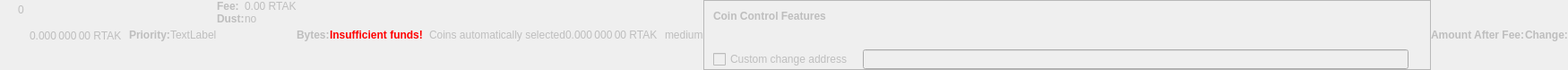
    <widget class="QWidget" name="dummyHideWidget" native="true">
     <property name="enabled">
      <bool>false</bool>
     </property>
     <property name="maximumSize">
      <size>
       <width>100</width>
       <height>22</height>
      </size>
     </property>
     <layout class="QHBoxLayout" name="dummyHideLayout">
      <property name="spacing">
       <number>0</number>
      </property>
      <property name="leftMargin">
       <number>0</number>
      </property>
      <property name="topMargin">
       <number>0</number>
      </property>
      <property name="rightMargin">
       <number>0</number>
      </property>
      <property name="bottomMargin">
       <number>0</number>
      </property>
      <item>
       <layout class="QFormLayout" name="formLayoutCoinControl1">
        <property name="horizontalSpacing">
         <number>10</number>
        </property>
        <property name="verticalSpacing">
         <number>14</number>
        </property>
        <property name="leftMargin">
         <number>10</number>
        </property>
        <property name="topMargin">
         <number>4</number>
        </property>
        <property name="rightMargin">
         <number>6</number>
        </property>
        <item row="0" column="1">
         <widget class="QLabel" name="labelCoinControlBytes">
          <property name="cursor">
           <cursorShape>IBeamCursor</cursorShape>
          </property>
          <property name="contextMenuPolicy">
           <enum>Qt::ActionsContextMenu</enum>
          </property>
          <property name="text">
           <string notr="true">0</string>
          </property>
          <property name="textInteractionFlags">
           <set>Qt::LinksAccessibleByMouse|Qt::TextSelectableByKeyboard|Qt::TextSelectableByMouse</set>
          </property>
         </widget>
        </item>
       </layout>
      </item>
      <item>
       <widget class="QLabel" name="labelCoinControlAfterFee">
        <property name="enabled">
         <bool>false</bool>
        </property>
        <property name="sizePolicy">
         <sizepolicy hsizetype="Fixed" vsizetype="Fixed">
          <horstretch>0</horstretch>
          <verstretch>0</verstretch>
         </sizepolicy>
        </property>
        <property name="minimumSize">
         <size>
          <width>111</width>
          <height>12</height>
         </size>
        </property>
        <property name="maximumSize">
         <size>
          <width>111</width>
          <height>12</height>
         </size>
        </property>
        <property name="cursor">
         <cursorShape>IBeamCursor</cursorShape>
        </property>
        <property name="contextMenuPolicy">
         <enum>Qt::ActionsContextMenu</enum>
        </property>
        <property name="text">
         <string notr="true">0.000 000 00 RTAK</string>
        </property>
        <property name="textInteractionFlags">
         <set>Qt::LinksAccessibleByMouse|Qt::TextSelectableByKeyboard|Qt::TextSelectableByMouse</set>
        </property>
       </widget>
      </item>
      <item>
       <widget class="QLabel" name="labelCoinControlPriorityText">
        <property name="enabled">
         <bool>false</bool>
        </property>
        <property name="font">
         <font>
          <weight>75</weight>
          <bold>true</bold>
         </font>
        </property>
        <property name="text">
         <string>Priority:</string>
        </property>
       </widget>
      </item>
      <item>
       <layout class="QHBoxLayout" name="horizontalLayout">
        <item>
         <widget class="QLabel" name="WarningLabel">
          <property name="text">
           <string>TextLabel</string>
          </property>
         </widget>
        </item>
       </layout>
      </item>
      <item>
       <layout class="QFormLayout" name="formLayoutCoinControl3">
        <property name="horizontalSpacing">
         <number>0</number>
        </property>
        <property name="verticalSpacing">
         <number>0</number>
        </property>
        <property name="leftMargin">
         <number>0</number>
        </property>
        <property name="topMargin">
         <number>0</number>
        </property>
        <property name="rightMargin">
         <number>0</number>
        </property>
        <item row="0" column="0">
         <widget class="QLabel" name="labelCoinControlFeeText">
          <property name="enabled">
           <bool>false</bool>
          </property>
          <property name="font">
           <font>
            <weight>75</weight>
            <bold>true</bold>
           </font>
          </property>
          <property name="text">
           <string>Fee:</string>
          </property>
          <property name="margin">
           <number>0</number>
          </property>
         </widget>
        </item>
        <item row="0" column="1">
         <widget class="QLabel" name="labelCoinControlFee">
          <property name="enabled">
           <bool>false</bool>
          </property>
          <property name="cursor">
           <cursorShape>IBeamCursor</cursorShape>
          </property>
          <property name="contextMenuPolicy">
           <enum>Qt::ActionsContextMenu</enum>
          </property>
          <property name="text">
           <string notr="true">0.00 RTAK</string>
          </property>
          <property name="textInteractionFlags">
           <set>Qt::LinksAccessibleByMouse|Qt::TextSelectableByKeyboard|Qt::TextSelectableByMouse</set>
          </property>
         </widget>
        </item>
        <item row="1" column="0">
         <widget class="QLabel" name="labelCoinControlLowOutputText">
          <property name="enabled">
           <bool>false</bool>
          </property>
          <property name="font">
           <font>
            <weight>75</weight>
            <bold>true</bold>
           </font>
          </property>
          <property name="text">
           <string>Dust:</string>
          </property>
         </widget>
        </item>
        <item row="1" column="1">
         <widget class="QLabel" name="labelCoinControlLowOutput">
          <property name="enabled">
           <bool>false</bool>
          </property>
          <property name="cursor">
           <cursorShape>IBeamCursor</cursorShape>
          </property>
          <property name="contextMenuPolicy">
           <enum>Qt::ActionsContextMenu</enum>
          </property>
          <property name="text">
           <string>no</string>
          </property>
          <property name="textInteractionFlags">
           <set>Qt::LinksAccessibleByMouse|Qt::TextSelectableByKeyboard|Qt::TextSelectableByMouse</set>
          </property>
         </widget>
        </item>
       </layout>
      </item>
      <item>
       <widget class="QLabel" name="labelCoinControlBytesText">
        <property name="enabled">
         <bool>false</bool>
        </property>
        <property name="font">
         <font>
          <weight>75</weight>
          <bold>true</bold>
         </font>
        </property>
        <property name="text">
         <string>Bytes:</string>
        </property>
       </widget>
      </item>
      <item>
       <layout class="QFormLayout" name="formLayoutCoinControl2">
        <property name="horizontalSpacing">
         <number>0</number>
        </property>
        <property name="verticalSpacing">
         <number>0</number>
        </property>
        <property name="leftMargin">
         <number>0</number>
        </property>
        <property name="topMargin">
         <number>0</number>
        </property>
        <property name="rightMargin">
         <number>0</number>
        </property>
       </layout>
      </item>
      <item>
       <layout class="QHBoxLayout" name="horizontalLayoutCoinControl2">
        <property name="spacing">
         <number>0</number>
        </property>
        <property name="bottomMargin">
         <number>0</number>
        </property>
       </layout>
      </item>
      <item>
       <widget class="QLabel" name="labelCoinControlInsuffFunds">
        <property name="enabled">
         <bool>false</bool>
        </property>
        <property name="minimumSize">
         <size>
          <width>0</width>
          <height>0</height>
         </size>
        </property>
        <property name="font">
         <font>
          <weight>75</weight>
          <bold>true</bold>
         </font>
        </property>
        <property name="styleSheet">
         <string notr="true">color:red;font-weight:bold;</string>
        </property>
        <property name="text">
         <string>Insufficient funds!</string>
        </property>
        <property name="margin">
         <number>5</number>
        </property>
       </widget>
      </item>
      <item>
       <layout class="QFormLayout" name="formLayoutCoinControl4">
        <property name="horizontalSpacing">
         <number>0</number>
        </property>
        <property name="verticalSpacing">
         <number>0</number>
        </property>
        <property name="leftMargin">
         <number>0</number>
        </property>
        <property name="topMargin">
         <number>0</number>
        </property>
        <property name="rightMargin">
         <number>0</number>
        </property>
       </layout>
      </item>
      <item>
       <widget class="QLabel" name="labelCoinControlChangeLabel">
        <property name="enabled">
         <bool>false</bool>
        </property>
        <property name="sizePolicy">
         <sizepolicy hsizetype="Preferred" vsizetype="Expanding">
          <horstretch>0</horstretch>
          <verstretch>0</verstretch>
         </sizepolicy>
        </property>
        <property name="minimumSize">
         <size>
          <width>0</width>
          <height>0</height>
         </size>
        </property>
        <property name="text">
         <string/>
        </property>
        <property name="margin">
         <number>3</number>
        </property>
       </widget>
      </item>
      <item>
       <widget class="QLabel" name="labelCoinControlAutomaticallySelected">
        <property name="enabled">
         <bool>false</bool>
        </property>
        <property name="sizePolicy">
         <sizepolicy hsizetype="Fixed" vsizetype="Fixed">
          <horstretch>0</horstretch>
          <verstretch>0</verstretch>
         </sizepolicy>
        </property>
        <property name="minimumSize">
         <size>
          <width>0</width>
          <height>0</height>
         </size>
        </property>
        <property name="maximumSize">
         <size>
          <width>240</width>
          <height>16777215</height>
         </size>
        </property>
        <property name="text">
         <string>Coins automatically selected</string>
        </property>
        <property name="margin">
         <number>5</number>
        </property>
       </widget>
      </item>
      <item>
       <widget class="QLabel" name="labelCoinControlChange">
        <property name="enabled">
         <bool>false</bool>
        </property>
        <property name="sizePolicy">
         <sizepolicy hsizetype="Fixed" vsizetype="Fixed">
          <horstretch>0</horstretch>
          <verstretch>0</verstretch>
         </sizepolicy>
        </property>
        <property name="minimumSize">
         <size>
          <width>111</width>
          <height>0</height>
         </size>
        </property>
        <property name="maximumSize">
         <size>
          <width>111</width>
          <height>16777215</height>
         </size>
        </property>
        <property name="cursor">
         <cursorShape>IBeamCursor</cursorShape>
        </property>
        <property name="contextMenuPolicy">
         <enum>Qt::ActionsContextMenu</enum>
        </property>
        <property name="text">
         <string notr="true">0.000 000 00 RTAK</string>
        </property>
        <property name="textInteractionFlags">
         <set>Qt::LinksAccessibleByMouse|Qt::TextSelectableByKeyboard|Qt::TextSelectableByMouse</set>
        </property>
       </widget>
      </item>
      <item>
       <widget class="QLabel" name="labelCoinControlPriority">
        <property name="enabled">
         <bool>false</bool>
        </property>
        <property name="cursor">
         <cursorShape>IBeamCursor</cursorShape>
        </property>
        <property name="contextMenuPolicy">
         <enum>Qt::ActionsContextMenu</enum>
        </property>
        <property name="text">
         <string>medium</string>
        </property>
        <property name="textInteractionFlags">
         <set>Qt::LinksAccessibleByMouse|Qt::TextSelectableByKeyboard|Qt::TextSelectableByMouse</set>
        </property>
       </widget>
      </item>
      <item>
       <widget class="QFrame" name="frameCoinControl">
        <property name="sizePolicy">
         <sizepolicy hsizetype="Expanding" vsizetype="Expanding">
          <horstretch>0</horstretch>
          <verstretch>0</verstretch>
         </sizepolicy>
        </property>
        <property name="maximumSize">
         <size>
          <width>16777215</width>
          <height>16777215</height>
         </size>
        </property>
        <property name="frameShape">
         <enum>QFrame::StyledPanel</enum>
        </property>
        <property name="frameShadow">
         <enum>QFrame::Sunken</enum>
        </property>
        <layout class="QVBoxLayout" name="verticalLayoutCoinControl2_2">
         <property name="spacing">
          <number>0</number>
         </property>
         <property name="leftMargin">
          <number>0</number>
         </property>
         <property name="topMargin">
          <number>0</number>
         </property>
         <property name="rightMargin">
          <number>0</number>
         </property>
         <property name="bottomMargin">
          <number>0</number>
         </property>
         <item>
          <layout class="QVBoxLayout" name="verticalLayoutCoinControl" stretch="0,0,0,1">
           <property name="spacing">
            <number>0</number>
           </property>
           <property name="leftMargin">
            <number>10</number>
           </property>
           <property name="topMargin">
            <number>10</number>
           </property>
           <item>
            <layout class="QHBoxLayout" name="horizontalLayoutCoinControl1">
             <property name="bottomMargin">
              <number>15</number>
             </property>
             <item>
              <widget class="QLabel" name="labelCoinControlFeatures">
               <property name="enabled">
                <bool>false</bool>
               </property>
               <property name="sizePolicy">
                <sizepolicy hsizetype="Preferred" vsizetype="Maximum">
                 <horstretch>0</horstretch>
                 <verstretch>0</verstretch>
                </sizepolicy>
               </property>
               <property name="font">
                <font>
                 <weight>75</weight>
                 <bold>true</bold>
                </font>
               </property>
               <property name="styleSheet">
                <string notr="true">font-weight:bold;</string>
               </property>
               <property name="text">
                <string>Coin Control Features</string>
               </property>
              </widget>
             </item>
            </layout>
           </item>
           <item>
            <widget class="QWidget" name="widgetCoinControl" native="true">
             <property name="sizePolicy">
              <sizepolicy hsizetype="Preferred" vsizetype="Preferred">
               <horstretch>0</horstretch>
               <verstretch>0</verstretch>
              </sizepolicy>
             </property>
             <property name="minimumSize">
              <size>
               <width>0</width>
               <height>0</height>
              </size>
             </property>
             <property name="styleSheet">
              <string notr="true"/>
             </property>
             <layout class="QHBoxLayout" name="horizontalLayoutCoinControl5_2">
              <property name="leftMargin">
               <number>0</number>
              </property>
              <property name="topMargin">
               <number>0</number>
              </property>
              <property name="rightMargin">
               <number>0</number>
              </property>
              <property name="bottomMargin">
               <number>0</number>
              </property>
              <item>
               <layout class="QHBoxLayout" name="horizontalLayoutCoinControl3">
                <property name="spacing">
                 <number>20</number>
                </property>
                <property name="topMargin">
                 <number>0</number>
                </property>
                <property name="bottomMargin">
                 <number>10</number>
                </property>
               </layout>
              </item>
             </layout>
            </widget>
           </item>
           <item>
            <layout class="QHBoxLayout" name="horizontalLayoutCoinControl4" stretch="0,0,0">
             <property name="spacing">
              <number>12</number>
             </property>
             <property name="sizeConstraint">
              <enum>QLayout::SetDefaultConstraint</enum>
             </property>
             <property name="topMargin">
              <number>5</number>
             </property>
             <property name="rightMargin">
              <number>5</number>
             </property>
             <item>
              <widget class="QCheckBox" name="checkBoxCoinControlChange">
               <property name="enabled">
                <bool>false</bool>
               </property>
               <property name="toolTip">
                <string>If this is activated, but the change address is empty or invalid, change will be sent to a newly generated address.</string>
               </property>
               <property name="text">
                <string>Custom change address</string>
               </property>
              </widget>
             </item>
             <item>
              <widget class="QValidatedLineEdit" name="lineEditCoinControlChange">
               <property name="enabled">
                <bool>false</bool>
               </property>
               <property name="sizePolicy">
                <sizepolicy hsizetype="Expanding" vsizetype="Fixed">
                 <horstretch>0</horstretch>
                 <verstretch>0</verstretch>
                </sizepolicy>
               </property>
              </widget>
             </item>
             <item>
              <widget class="QLabel" name="labelCoinControlChangeLabel_2">
               <property name="sizePolicy">
                <sizepolicy hsizetype="Preferred" vsizetype="Expanding">
                 <horstretch>0</horstretch>
                 <verstretch>0</verstretch>
                </sizepolicy>
               </property>
               <property name="minimumSize">
                <size>
                 <width>0</width>
                 <height>0</height>
                </size>
               </property>
               <property name="text">
                <string/>
               </property>
               <property name="margin">
                <number>3</number>
               </property>
              </widget>
             </item>
            </layout>
           </item>
           <item>
            <spacer name="verticalSpacerCoinControl">
             <property name="orientation">
              <enum>Qt::Vertical</enum>
             </property>
             <property name="sizeHint" stdset="0">
              <size>
               <width>800</width>
               <height>1</height>
              </size>
             </property>
            </spacer>
           </item>
          </layout>
         </item>
        </layout>
       </widget>
      </item>
      <item>
       <widget class="QLabel" name="labelCoinControlAfterFeeText">
        <property name="enabled">
         <bool>false</bool>
        </property>
        <property name="minimumSize">
         <size>
          <width>0</width>
          <height>0</height>
         </size>
        </property>
        <property name="maximumSize">
         <size>
          <width>16777215</width>
          <height>16777215</height>
         </size>
        </property>
        <property name="font">
         <font>
          <weight>75</weight>
          <bold>true</bold>
         </font>
        </property>
        <property name="text">
         <string>Amount After Fee:</string>
        </property>
        <property name="alignment">
         <set>Qt::AlignLeading|Qt::AlignLeft|Qt::AlignVCenter</set>
        </property>
        <property name="margin">
         <number>0</number>
        </property>
       </widget>
      </item>
      <item>
       <widget class="QLabel" name="labelCoinControlChangeText">
        <property name="enabled">
         <bool>false</bool>
        </property>
        <property name="sizePolicy">
         <sizepolicy hsizetype="Preferred" vsizetype="Preferred">
          <horstretch>0</horstretch>
          <verstretch>0</verstretch>
         </sizepolicy>
        </property>
        <property name="minimumSize">
         <size>
          <width>0</width>
          <height>0</height>
         </size>
        </property>
        <property name="maximumSize">
         <size>
          <width>16777215</width>
          <height>16777215</height>
         </size>
        </property>
        <property name="font">
         <font>
          <weight>75</weight>
          <bold>true</bold>
         </font>
        </property>
        <property name="text">
         <string>Change:</string>
        </property>
        <property name="alignment">
         <set>Qt::AlignLeading|Qt::AlignLeft|Qt::AlignVCenter</set>
        </property>
       </widget>
      </item>
     </layout>
    </widget>
